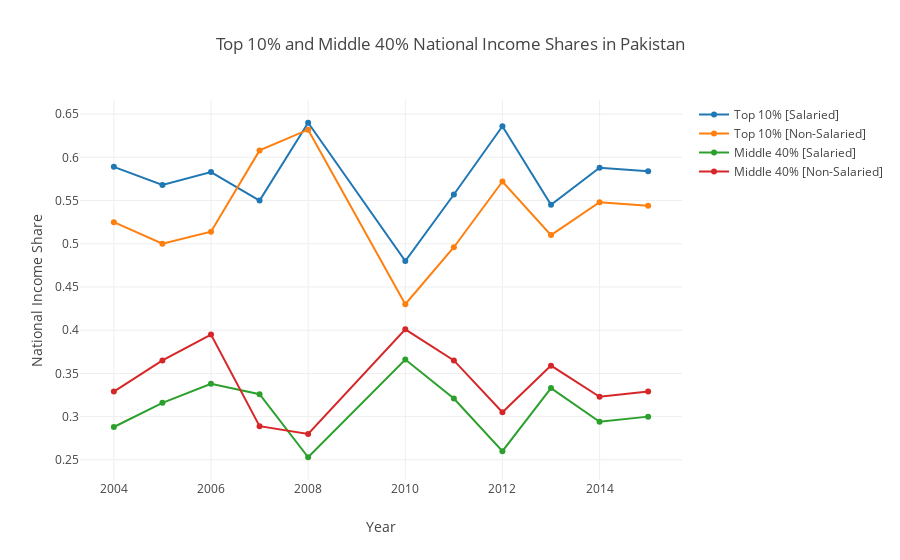

Notebook source saved alongside this figure:
### Code cell
top_10_trace_salaried = go.Scatter(
    x = years,
    y = top_10_income_shares_salaried,
    name = "Top 10% [Salaried]"
)

top_10_trace_nonsalaried = go.Scatter(
    x = years,
    y = top_10_income_shares_nonsalaried,
    name = "Top 10% [Non-Salaried]"
)

middle_40_trace_salaried = go.Scatter(
    x = years,
    y = middle_40_income_shares_salaried,
    name = "Middle 40% [Salaried]"
)

middle_40_trace_nonsalaried = go.Scatter(
    x = years,
    y = middle_40_income_shares_nonsalaried,
    name = "Middle 40% [Non-Salaried]"
)

layout = dict(title = 'Top 10% and Middle 40% National Income Shares in Pakistan',
              xaxis = dict(title = 'Year'),
              yaxis = dict(title = 'National Income Share'),
              )
data = [top_10_trace_salaried, top_10_trace_nonsalaried, middle_40_trace_salaried, middle_40_trace_nonsalaried]
top10_middle40_share = plotly.offline.iplot({
    "data": data,
    "layout": layout
})
top10_middle40_share

### Figure 1 — Plotly figure (JSON) as saved in the notebook; plotly's stock layout.template omitted (floating-point values rounded to 4 significant figures)
{"data": [{"name": "Top 10% [Salaried]", "type": "scatter", "x": [2004, 2005, 2006, 2007, 2008, 2010, 2011, 2012, 2013, 2014, 2015], "y": [0.589, 0.568, 0.583, 0.55, 0.64, 0.48, 0.557, 0.636, 0.545, 0.588, 0.584]}, {"name": "Top 10% [Non-Salaried]", "type": "scatter", "x": [2004, 2005, 2006, 2007, 2008, 2010, 2011, 2012, 2013, 2014, 2015], "y": [0.525, 0.5, 0.514, 0.608, 0.632, 0.43, 0.496, 0.572, 0.51, 0.548, 0.544]}, {"name": "Middle 40% [Salaried]", "type": "scatter", "x": [2004, 2005, 2006, 2007, 2008, 2010, 2011, 2012, 2013, 2014, 2015], "y": [0.288, 0.316, 0.338, 0.326, 0.253, 0.366, 0.321, 0.26, 0.333, 0.294, 0.3]}, {"name": "Middle 40% [Non-Salaried]", "type": "scatter", "x": [2004, 2005, 2006, 2007, 2008, 2010, 2011, 2012, 2013, 2014, 2015], "y": [0.329, 0.365, 0.395, 0.289, 0.28, 0.401, 0.365, 0.305, 0.359, 0.323, 0.329]}], "layout": {"title": "Top 10% and Middle 40% National Income Shares in Pakistan", "xaxis": {"title": "Year"}, "yaxis": {"title": "National Income Share"}}}
